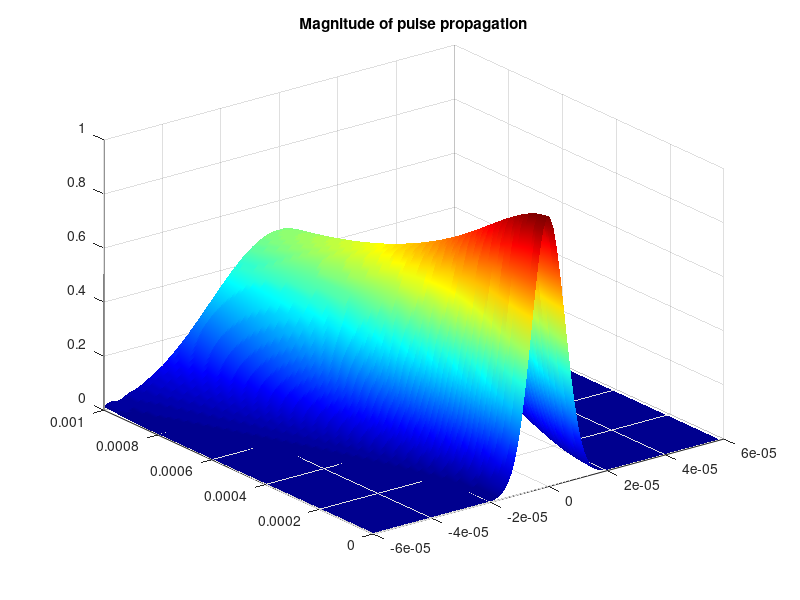

Write MATLAB code to recreate this figure.
% Finite Difference Beam Propagation Method     3 Mayo 2007
% Edgar Guevara Codina 
% Dispositivos Optoelectronicos 
% Genera un pulso gaussiano y lo propaga 1000 um a lo largo del eje y
% Grafica superficie
close all;                          % Cierra Ventanas
clear all;                          % Limpia Variables
clc;                                % Limpia Pantalla
% ---------- Declaracion de Variables -----------------
tic                                 % Comienza Timer
x1 = -60e-6;                        % Coordenada Inicial
x2 = 60e-6;                         % Coordenada Final
num_samples = 101;                  % Numero de muestras (par)
dx = (x2-x1)/num_samples;           % Espaciado de las muestras en x
dy = 1e-6;                          % Incremento en y
x = linspace (x1, x2-dx, num_samples);     % Dominio espacial
W0 = 8e-6;                          % Radio de la cintura del pulso
n_index = ones(1,num_samples);      % Indice de refraccion del medio
nmax = 1;                           % Indice de refraccion maximo
nmin = 1;                           % Indice de refraccion minimo
n_bar = (nmax+nmin)/2;              % Indice Promedio
lambda = 0.8e-6;                    % Longitud de onda
k0 = 2*pi/lambda;                   % Numero de onda

% ---------- Generacion del pulso -----------------
modo = exp (-(x/W0).^2);          % Pulso Gaussiano

k = k0.*n_index;                     % Vector de onda
k_bar = k.*n_bar;                    % Numero de onda de referencia

% ------ Generamos la reticula para graficar ------ 
[xx,yy] = meshgrid ([x1:dx:x2-dx],[dy:dy:1000e-6]);
zz = zeros(size(xx));
h = dy;
ro = dy/(dx^2);
A = j./(2.*k_bar);
B = j.*(k.^2-k_bar.^2)./(2.*k_bar);
a = -ro.*A;    
b = 2*(1+ro.*A)-h.*B;
c = a;
d = zeros(1,num_samples);
matrix = zeros(num_samples);

% --------- Generacion de la matriz tridiagonal ---------
for m = 1:1:num_samples,
    if ((m>1) && (m<num_samples))
        matrix(m,m-1) = a(m);
        matrix(m,m) = b(m);
        matrix(m,m+1) = c(m);
    else
        matrix(1,1) = b(1);
        matrix(1,2) = c(1);
        matrix(num_samples,num_samples-1) = a(num_samples);
        matrix(num_samples,num_samples) = b(num_samples);
    end
end
    
% --------- Ciclo Principal de Propagacion ---------  
for n = 1:1:1000,
    for m = 1:1:num_samples,
        if ((m>1) && (m<num_samples))
            d(m) = (2*(1-ro*A(m))+h*B(m))*modo(m)+ro*A(m)*(modo(m-1)+modo(m+1));
        else
            d(1) = (2*(1-ro*A(1))+h*B(1))*modo(1)+ro*A(1)*(modo(2));
            d(num_samples) = (2*(1-ro*A(num_samples))+h*B(num_samples))*modo(num_samples)+ro*A(num_samples)*(modo(num_samples-1));
        end
    end
    modo = matrix\d.';
    zz(n,:) = [abs(modo.')];        % Generamos la matriz para graficar
end

% -- Graficamos la magnitud de nuestros pulsos propagados --
surf(xx,yy,zz);
shading interp;
colormap jet;
grid on;
title('Magnitude of pulse propagation');
toc                             % Termina Timer